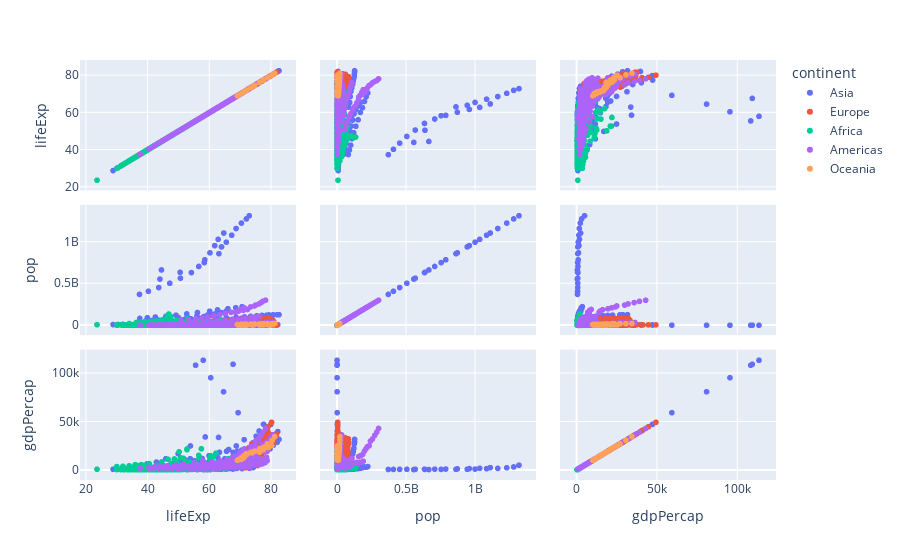

Notebook source saved alongside this figure:
### Code cell
fig = px.scatter_matrix(df, dimensions=["lifeExp", "pop", "gdpPercap"], color="continent")
fig.show()

### Figure 1 — Plotly figure (JSON) as saved in the notebook; plotly's stock layout.template omitted (floating-point values rounded to 4 significant figures; data arrays with more than 128 entries replaced by an {"elided": "..."} marker saying what was removed)
{"data": [{"dimensions": [{"axis": {"matches": true}, "label": "lifeExp", "values": {"elided": "396 float values"}}, {"axis": {"matches": true}, "label": "pop", "values": {"elided": "396 int values"}}, {"axis": {"matches": true}, "label": "gdpPercap", "values": {"elided": "396 float values"}}], "hovertemplate": "continent=Asia<br>%{xaxis.title.text}=%{x}<br>%{yaxis.title.text}=%{y}<extra></extra>", "legendgroup": "Asia", "marker": {"color": "#636efa", "symbol": "circle"}, "name": "Asia", "showlegend": true, "type": "splom"}, {"dimensions": [{"axis": {"matches": true}, "label": "lifeExp", "values": {"elided": "360 float values"}}, {"axis": {"matches": true}, "label": "pop", "values": {"elided": "360 int values"}}, {"axis": {"matches": true}, "label": "gdpPercap", "values": {"elided": "360 float values"}}], "hovertemplate": "continent=Europe<br>%{xaxis.title.text}=%{x}<br>%{yaxis.title.text}=%{y}<extra></extra>", "legendgroup": "Europe", "marker": {"color": "#EF553B", "symbol": "circle"}, "name": "Europe", "showlegend": true, "type": "splom"}, {"dimensions": [{"axis": {"matches": true}, "label": "lifeExp", "values": {"elided": "624 float values"}}, {"axis": {"matches": true}, "label": "pop", "values": {"elided": "624 int values"}}, {"axis": {"matches": true}, "label": "gdpPercap", "values": {"elided": "624 float values"}}], "hovertemplate": "continent=Africa<br>%{xaxis.title.text}=%{x}<br>%{yaxis.title.text}=%{y}<extra></extra>", "legendgroup": "Africa", "marker": {"color": "#00cc96", "symbol": "circle"}, "name": "Africa", "showlegend": true, "type": "splom"}, {"dimensions": [{"axis": {"matches": true}, "label": "lifeExp", "values": {"elided": "300 float values"}}, {"axis": {"matches": true}, "label": "pop", "values": {"elided": "300 int values"}}, {"axis": {"matches": true}, "label": "gdpPercap", "values": {"elided": "300 float values"}}], "hovertemplate": "continent=Americas<br>%{xaxis.title.text}=%{x}<br>%{yaxis.title.text}=%{y}<extra></extra>", "legendgroup": "Americas", "marker": {"color": "#ab63fa", "symbol": "circle"}, "name": "Americas", "showlegend": true, "type": "splom"}, {"dimensions": [{"axis": {"matches": true}, "label": "lifeExp", "values": [69.12, 70.33, 70.93, 71.1, 71.93, 73.49, 74.74, 76.32, 77.56, 78.83, 80.37, 81.23, 69.39, 70.26, 71.24, 71.52, 71.89, 72.22, 73.84, 74.32, 76.33, 77.55, 79.11, 80.2]}, {"axis": {"matches": true}, "label": "pop", "values": [8691212, 9712569, 10794968, 11872264, 13177000, 14074100, 15184200, 16257249, 17481977, 18565243, 19546792, 20434176, 1994794, 2229407, 2488550, 2728150, 2929100, 3164900, 3210650, 3317166, 3437674, 3676187, 3908037, 4115771]}, {"axis": {"matches": true}, "label": "gdpPercap", "values": [10040.0, 10950.0, 12220.0, 14530.0, 16790.0, 18330.0, 19480.0, 21890.0, 23420.0, 27000.0, 30690.0, 34440.0, 10560.0, 12250.0, 13180.0, 14460.0, 16050.0, 16230.0, 17630.0, 19010.0, 18360.0, 21050.0, 23190.0, 25190.0]}], "hovertemplate": "continent=Oceania<br>%{xaxis.title.text}=%{x}<br>%{yaxis.title.text}=%{y}<extra></extra>", "legendgroup": "Oceania", "marker": {"color": "#FFA15A", "symbol": "circle"}, "name": "Oceania", "showlegend": true, "type": "splom"}], "layout": {"dragmode": "select", "legend": {"title": {"text": "continent"}, "tracegroupgap": 0}, "margin": {"t": 60}}}
